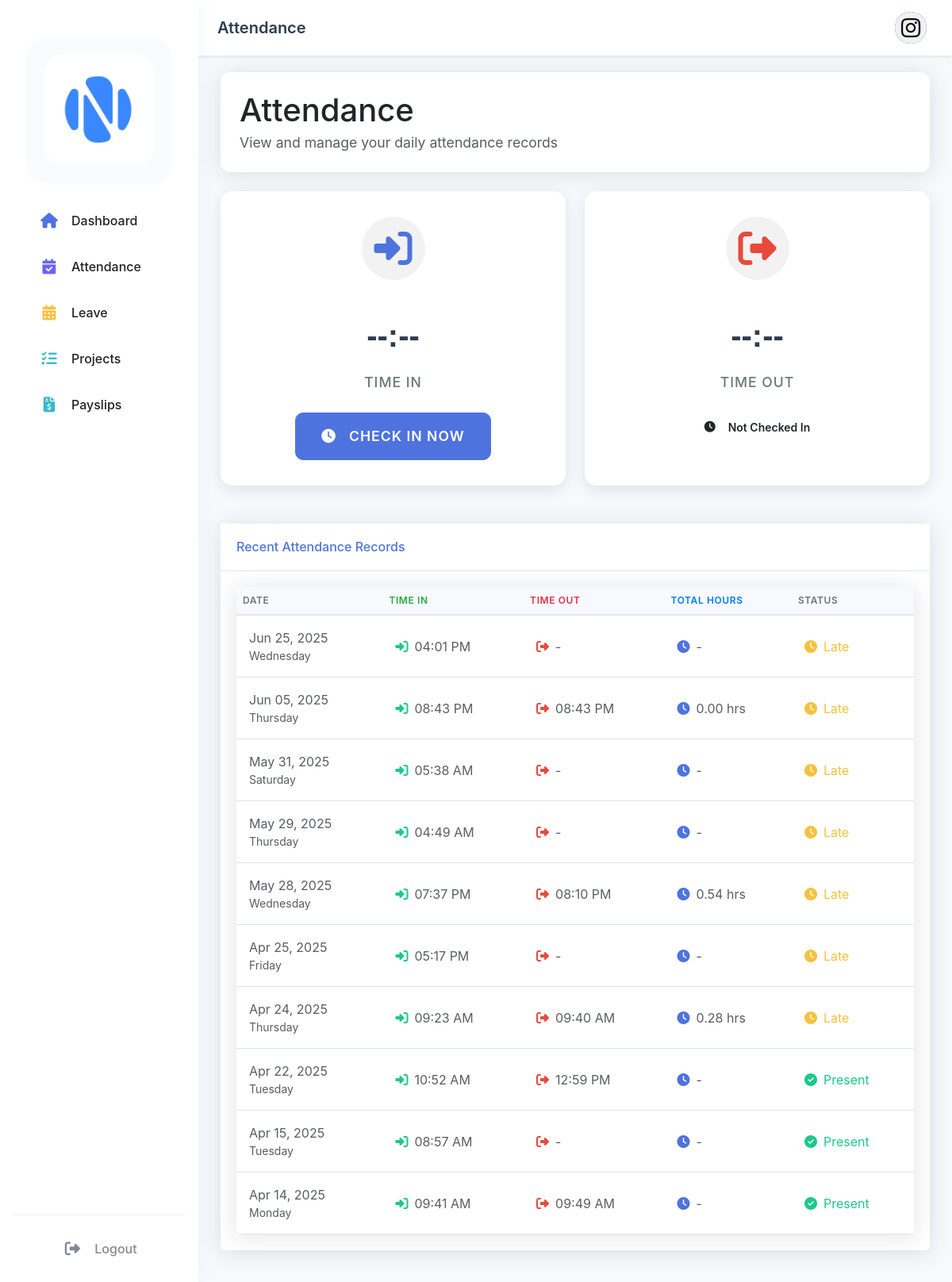
The page /dashboard/employee/attendance.php (signed in) on the database its author committed.
### tables this page shows
CREATE TABLE `employees` (
  `emp_id` int(11) NOT NULL,
  `user_id` int(11) DEFAULT NULL,
  `first_name` varchar(50) NOT NULL,
  `last_name` varchar(50) NOT NULL,
  `dept_id` int(11) DEFAULT NULL,
  `position` varchar(100) DEFAULT NULL,
  `hire_date` date DEFAULT NULL,
  `basic_salary` decimal(10,2) DEFAULT '0.00',
  `salary` decimal(10,2) DEFAULT NULL,
  `phone` varchar(20) DEFAULT NULL,
  `address` text,
  `profile_image` varchar(255) DEFAULT NULL,
  `gender` enum('male','female') NOT NULL DEFAULT 'male'
);

CREATE TABLE `attendance` (
  `attendance_id` int(11) NOT NULL,
  `emp_id` int(11) DEFAULT NULL,
  `attendance_date` date NOT NULL,
  `time_in` time DEFAULT NULL,
  `time_out` time DEFAULT NULL,
  `status` enum('present','late','absent','half-day') DEFAULT 'present',
  `notes` text,
  `created_at` timestamp NOT NULL DEFAULT CURRENT_TIMESTAMP,
  `total_hours` decimal(4,2) DEFAULT NULL,
  `auto_status` enum('present','late','absent','half-day') DEFAULT NULL,
  `ip_address` varchar(45) DEFAULT NULL,
  `device_info` text
);

### dashboard/employee/attendance.php (the view, shortened to what this page needs)
<?php
require_once '../../config/database.php';
$stmt = $pdo->prepare("
    SELECT e.*, d.dept_name
    FROM employees e
    LEFT JOIN departments d ON e.dept_id = d.dept_id
    WHERE e.user_id = ?
");
$stmt->execute([$_SESSION['user_id']]);
$employee = $stmt->fetch();
$today = date('Y-m-d');
$stmt = $pdo->prepare("
    SELECT * FROM attendance
    WHERE emp_id = ?
    ORDER BY attendance_date DESC
    LIMIT 10
");
$stmt->execute([$employee['emp_id']]);
$attendance_records = $stmt->fetchAll();
$stmt = $pdo->prepare("
    SELECT a.*, e.first_name, e.last_name, e.position, d.dept_name
    FROM attendance a
    JOIN employees e ON a.emp_id = e.emp_id
    JOIN departments d ON e.dept_id = d.dept_id
    WHERE a.emp_id = ? AND a.attendance_date = ?
");
$stmt->execute([$employee['emp_id'], $today]);
$today_attendance = $stmt->fetch();
?>
<!DOCTYPE html>
<html lang="en">
<head>
    <link href="https://cdn.jsdelivr.net/npm/bootstrap@5.3.2/dist/css/bootstrap.min.css" rel="stylesheet">
    <link rel="stylesheet" href="https://cdnjs.cloudflare.com/ajax/libs/font-awesome/6.4.0/css/all.min.css">
    <link rel="stylesheet" href="../../assets/css/dashboard.css">
</head>
<body>
    <div class="wrapper">
        <?php include 'includes/sidebar.php'; ?>
        <div class="main-content">
            <?php include 'includes/topbar.php'; ?>
            <div class="container-fluid">
                <div class="dashboard-header mb-4 d-flex justify-content-between align-items-center">
  <div>
    <h1 class="mb-1">Attendance</h1>
    <div class="text-muted" style="font-size: 1.1rem;">View and manage your daily attendance records</div>
  </div>
</div>
                <div class="row mb-4">
                    <div class="col-lg-6 mb-4">
                        <div class="check-in-out-card">
                            <div class="card-content">
                                <div class="icon-wrapper">
                                    <i class="fas fa-sign-in-alt text-primary fa-3x"></i>
                                </div>
                                <div class="time">
                                    <?php echo $today_attendance ? date('h:i A', strtotime($today_attendance['time_in'])) : '--:--'; ?>
                                </div>
                                <div class="date mb-4">Time In</div>
                                <?php if (!$today_attendance): ?>
                                    <form method="POST">
                                        <button type="submit" name="check_in" class="btn btn-primary btn-lg action-button">
                                            <i class="fas fa-clock me-2"></i>Check In Now
                                        </button>
                                    </form>
                                <?php else: ?>
                                    <div class="status-badge checked-in">
                                        <i class="fas fa-check-circle me-2"></i>Checked In
                                    </div>
                                <?php endif; ?>
                            </div>
                        </div>
                    </div>
                    <div class="col-lg-6 mb-4">
                        <div class="check-in-out-card">
                            <div class="card-content">
                                <div class="icon-wrapper">
                                    <i class="fas fa-sign-out-alt text-danger fa-3x"></i>
                                </div>
                                <div class="time">
                                    <?php echo $today_attendance && $today_attendance['time_out'] ? date('h:i A', strtotime($today_attendance['time_out'])) : '--:--'; ?>
                                </div>
                                <div class="date mb-4">Time Out</div>
                                <?php if ($today_attendance && !$today_attendance['time_out']): ?>
                                    <form method="POST">
                                        <button type="submit" name="check_out" class="btn btn-danger btn-lg action-button">
                                            <i class="fas fa-clock me-2"></i>Check Out Now
                                        </button>
                                    </form>
                                <?php elseif ($today_attendance && $today_attendance['time_out']): ?>
                                    <div class="status-badge checked-out">
                                        <i class="fas fa-check-circle me-2"></i>Checked Out
                                    </div>
                                <?php else: ?>
                                    <div class="status-badge not-checked">
                                        <i class="fas fa-clock me-2"></i>Not Checked In
                                    </div>
                                <?php endif; ?>
                            </div>
                        </div>
                    </div>
                </div>
                <div class="row">
                    <div class="col-lg-12">
                        <div class="attendance-card">
                            <div class="card-header">
                                <h6 class="m-0 font-weight-bold text-primary">Recent Attendance Records</h6>
                            </div>
                            <div class="card-body">
                                <div class="table-responsive">
                                    <table class="table table-hover">
                                        <thead>
                                            <tr>
                                                <th style="color: #6c757d;">Date</th>
                                                <th style="color: #28a745;">Time In</th>
                                                <th style="color: #dc3545;">Time Out</th>
                                                <th style="color: #007bff;">Total Hours</th>
                                                <th style="color: #6c757d;">Status</th>
                                            </tr>
                                        </thead>
                                        <tbody>
                                            <?php foreach ($attendance_records as $record): ?>
                                                <tr>
                                                    <td>
                                                        <div>
                                                            <?php echo date('M d, Y', strtotime($record['attendance_date'])); ?>
                                                            <div class="text-muted small"><?php echo date('l', strtotime($record['attendance_date'])); ?></div>
                                                        </div>
                                                    </td>
                                                    <td>
                                                        <div class="d-flex align-items-center">
                                                            <i class="fas fa-sign-in-alt text-success me-2"></i>
                                                            <?php echo $record['time_in'] ? date('h:i A', strtotime($record['time_in'])) : '-'; ?>
                                                        </div>
                                                    </td>
                                                    <td>
                                                        <div class="d-flex align-items-center">
                                                            <i class="fas fa-sign-out-alt text-danger me-2"></i>
                                                            <?php echo $record['time_out'] ? date('h:i A', strtotime($record['time_out'])) : '-'; ?>
                                                        </div>
                                                    </td>
                                                    <td>
                                                        <div class="d-flex align-items-center">
                                                            <i class="fas fa-clock text-primary me-2"></i>
                                                            <?php echo $record['total_hours'] ? number_format($record['total_hours'], 2) . ' hrs' : '-'; ?>
                                                        </div>
                                                    </td>
                                                    <td>
                                                        <?php
                                                        $statusClass = '';
                                                        switch(strtolower($record['status'])) {
                                                            case 'present':
                                                                $statusClass = 'text-success';
                                                                $icon = 'fa-check-circle';
                                                                break;
                                                            case 'late':
                                                                $statusClass = 'text-warning';
                                                                $icon = 'fa-clock';
                                                                break;
                                                        }
                                                        ?>
                                                        <div class="d-flex align-items-center">
                                                            <i class="fas <?php echo $icon; ?> <?php echo $statusClass; ?> me-2"></i>
                                                            <span class="<?php echo $statusClass; ?>"><?php echo ucfirst($record['status']); ?></span>
                                                        </div>
                                                    </td>
                                                </tr>
                                            <?php endforeach; ?>
                                        </tbody>
                                    </table>
                                </div>
                            </div>
                        </div>
                    </div>
                </div>
            </div>
        </div>
    </div>
</body>
</html>

### dashboard/employee/includes/topbar.php (shortened to what this page needs)
<?php
$stmt = $pdo->prepare("
    SELECT e.*, u.username, u.email, u.role, d.dept_name as department_name
    FROM employees e
    JOIN users u ON e.user_id = u.user_id
    LEFT JOIN departments d ON e.dept_id = d.dept_id
    WHERE e.user_id = ?
");
$stmt->execute([$_SESSION['user_id']]);
$user = $stmt->fetch();
?>
<nav class="topbar">
    <div class="topbar-left">
        <div class="page-title">
            <?php
            $current_page = basename($_SERVER['PHP_SELF'], '.php');
            echo ucfirst($current_page);
            ?>
        </div>
    </div>
    <div class="topbar-right">
        <div class="profile-dropdown">
            <button class="profile-btn" id="profileDropdownBtn" type="button">
                <div class="profile-avatar">
                    <?php if (!empty($user['profile_image'])): ?>
                        <img src="../../uploads/profile_photos/<?php echo htmlspecialchars($user['profile_image']); ?>" alt="Profile" style="width: 40px; height: 40px; object-fit: cover; border-radius: 50%;">
                    <?php else: ?>
                        <i class="fas fa-user-circle"></i>
                    <?php endif; ?>
                </div>
            </button>
        </div>
    </div>
</nav>

### rows shown on the page
employees: profile_image (picture)
attendance: attendance_date "Jun 25, 2025", attendance_date "Wednesday", time_in "04:01 PM", status "Late"
attendance: attendance_date "Jun 05, 2025", attendance_date "Thursday", time_in "08:43 PM", time_out "08:43 PM", total_hours "0.00", status "Late"
attendance: attendance_date "May 31, 2025", attendance_date "Saturday", time_in "05:38 AM", status "Late"
attendance: attendance_date "May 29, 2025", attendance_date "Thursday", time_in "04:49 AM", status "Late"
attendance: attendance_date "May 28, 2025", attendance_date "Wednesday", time_in "07:37 PM", time_out "08:10 PM", total_hours "0.54", status "Late"
attendance: attendance_date "Apr 25, 2025", attendance_date "Friday", time_in "05:17 PM", status "Late"
attendance: attendance_date "Apr 24, 2025", attendance_date "Thursday", time_in "09:23 AM", time_out "09:40 AM", total_hours "0.28", status "Late"
attendance: attendance_date "Apr 22, 2025", attendance_date "Tuesday", time_in "10:52 AM", time_out "12:59 PM", status "Present"
attendance: attendance_date "Apr 15, 2025", attendance_date "Tuesday", time_in "08:57 AM", status "Present"
attendance: attendance_date "Apr 14, 2025", attendance_date "Monday", time_in "09:41 AM", time_out "09:49 AM", status "Present"

### other values the page prints
$current_page "Attendance"
